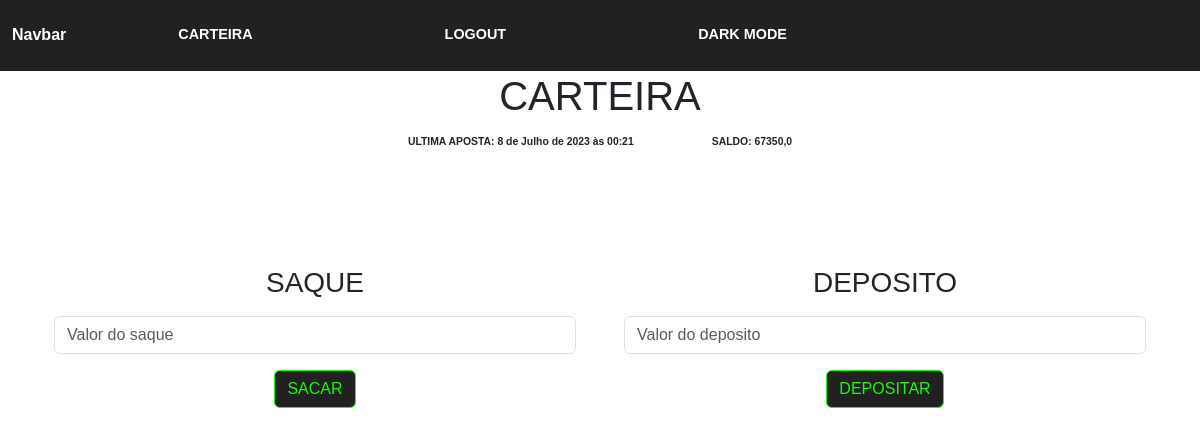
The app's page /Carteira (signed in), older data.
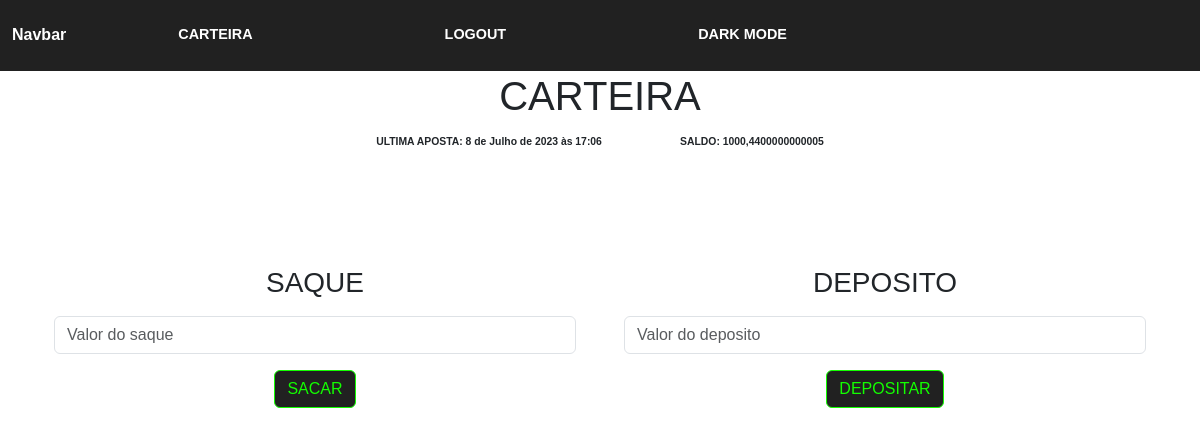
The same page, newer data.
### PiramideCs/models.py (models this page shows, shortened)
class User(AbstractUser):
    _saldo = models.FloatField(("Saldo"),default=0)
    DateofPlay = models.DateTimeField(("DateofPlay"), default=subtractTwelve)
    BlockWithdraw = models.BooleanField(default=False)
    amountOfBets = models.IntegerField(("Jogadas"),default=0)
    user_permissions = None
    groups =None
    def getSaldo(self):
        if self._saldo:
            return self._saldo
        else:
            return False

### PiramideCs/views.py (the view, shortened to what this page needs)
# urls.py: path('Carteira',views.carteira,name="carteira"),
@login_required(login_url=login_url)
def carteira(request,message=None, message_sucess=None):
    user = User.objects.get(pk= request.user.id)
    if message:
        return render(request,"PiramideCs/carteira.html",{
                "user":user,
                "message":message["ERRO"]
                })
    elif message_sucess:
        return render(request,"PiramideCs/carteira.html",{
            "user":user,
            "message_sucess":message_sucess["Sucess"]
            })
    if request.method == "GET":
        return render(request,"PiramideCs/carteira.html",{
            "user":user
            })

### PiramideCs/templates/PiramideCs/carteira.html (shortened to what this page needs)
{% extends "PiramideCs/layout.html" %}
{% block body %}
        <div style="padding-bottom: 5%;" class="container text-center">
            <h1>CARTEIRA</h1>
            <div>
                <text style="padding-rigth: 7%;" class= "sub_text">ULTIMA APOSTA: {{user.DateofPlay}}</text><text style="padding-left: 7%;" class= "sub_text">SALDO: {{user.getSaldo }}</text>
            </div>
        </div>
        <div class="container">
            <div class="row">
              <div class="col-md-6">
                <div style="width: 100%; padding-top: 10%;" class="container text-center">
                  <h3>SAQUE</h3>
                  <form action="{% url 'carteira'%}" method="post">
                    <div class="form-group">
                      <input class="form-control" autocomplete="off" autofocus type="number" name="withdrawValue" placeholder="Valor do saque">
                    </div>
                    <div class="form-group">
                      <input type="submit" value="SACAR" class="btn form-btn button-dark-mode">
                    </div>
                  </form>
                </div>
              </div>
              <div class="col-md-6">
                <div style="width: 100%; padding-top: 10%;" class="container text-center">
                  <h3>DEPOSITO</h3>
                  <form action="{% url 'deposite'%}" method="post">
                    <div class="form-group">
                      <input class="form-control" autocomplete="off" autofocus type="number" name="depositeValue" placeholder="Valor do deposito">
                    </div>
                    <div class="form-group">
                      <input type="submit" value="DEPOSITAR" class="btn form-btn button-dark-mode">
                    </div>
                  </form>
                </div>
              </div>
            </div>
          </div>
{% endblock %}

### PiramideCs/templates/PiramideCs/layout.html (shortened to what this page needs)
{% load static %}
<!DOCTYPE html>
<html lang="pt-br">
    <head>
        <link href="//db.onlinewebfonts.com/c/5448e532a6df5b5dc0f331bab0f7508f?family=TussilagoW05-Book" rel="stylesheet" type="text/css"/>
        <link href='../../static/PiramideCs/styles.css' rel="stylesheet">
        <link href="https://cdn.jsdelivr.net/npm/bootstrap@5.3.0/dist/css/bootstrap.min.css" rel="stylesheet">
    </head>
    <body class="">
      <nav class="navbar navbar-expand-lg dark-mode-nav">
        <div class="container-fluid">
          <a class="navbar-brand whiteFontColor" href="/">Navbar</a>
          <div class="collapse navbar-collapse" id="navbarNav">
            <ul class="navbar-nav">
              <li class="nav-item dark-nav">
                <a class="nav-link active whiteFontColor" aria-current="page" href="{% url 'carteira' %}">CARTEIRA</a>
              </li>
              {% if user.is_authenticated %}
              <li class="nav-item dark-nav">
                <a class="nav-link whiteFontColor" href="{% url 'logout' %}">LOGOUT</a>
              </li>
              {% endif %}
              <li class="nav-item dark-nav">
                <a class="nav-link whiteFontColor" id="Dark-mode" href="">DARK MODE</a>
              </li>
            </ul>
          </div>
        </div>
      </nav>
        {% block body%}{% endblock%}
</body>
</html>

### PiramideCs/static/PiramideCs/styles.css (style rules this page uses)
body { font-family: "TussilagoW05-Book", Arial!important; background-color: #cacaca; transition: color .15s ease-in-out,background-color .25s ease-in-out,border-color .15s ease-in-out,box-shadow .15s ease-in-out; font-weight: 800; }
nav { border-bottom: 1px solid #fff!important;; display: flex!important; flex-direction: column!important; -webkit-box-align: center!important; align-items: center!important; -webkit-box-pack: center!important; justify-content: center!important; top: 0px!important; width: var(--chakra-sizes-full)!important; padding: 0px!important; height: 71.5px!important; padding-inline-start: var(--chakra-space-16)!important; padding-inline-end: var(--chakra-space-16)!important; }
.sub_text { font-weight: bold; font-size: 0.65rem!important; }
.button-dark-mode { color: rgb(19, 255, 0)!important; border-color: rgb(19, 255, 0)!important; }
.nav-item { padding-left: 5.5rem!important; padding-right: 5.5em!important; }
.dark-mode-nav { color: #e3e3e3!important; background-color: #212121!important; }
.dark-nav { color: #e3e3e3!important; }
.navbar-brand { font-size: 1rem!important; }
.nav-link { border: 0px solid rgb(19, 255, 0)!important; font-size: 0.9rem!important; font-weight: bold!important; }
.whiteFontColor { color: #fff!important; font-weight: bolder; }
.form-btn { color: rgb(19, 255, 0)!important; border-color: rgb(19, 255, 0)!important; background-color: #212121!important; }
.form-group { padding-bottom: 0.5rem!important; padding-top: 0.5rem !important; }

Row changes from the older to the newer data that the page shows:
changed User: DateofPlay "8 de Julho de 2023 às 00:21" → "8 de Julho de 2023 às 17:06"; getSaldo "67350,0" → "1000,4400000000005"
